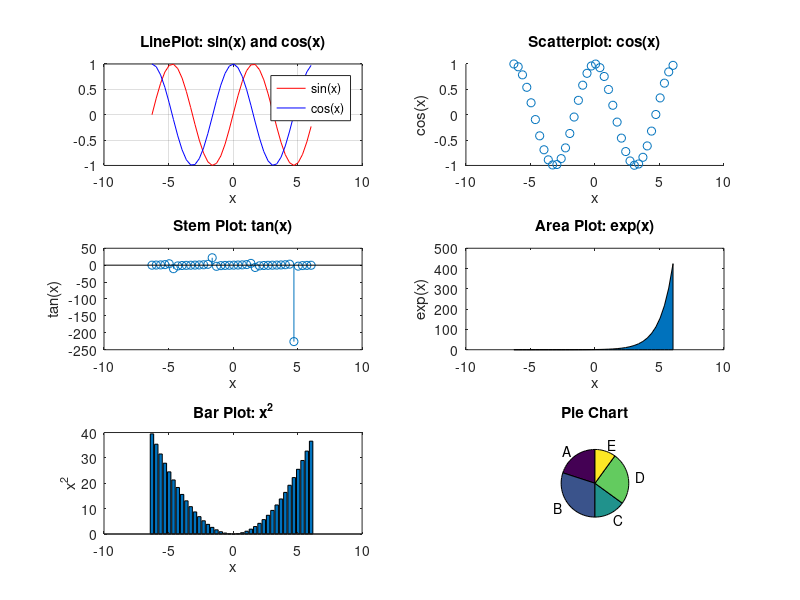
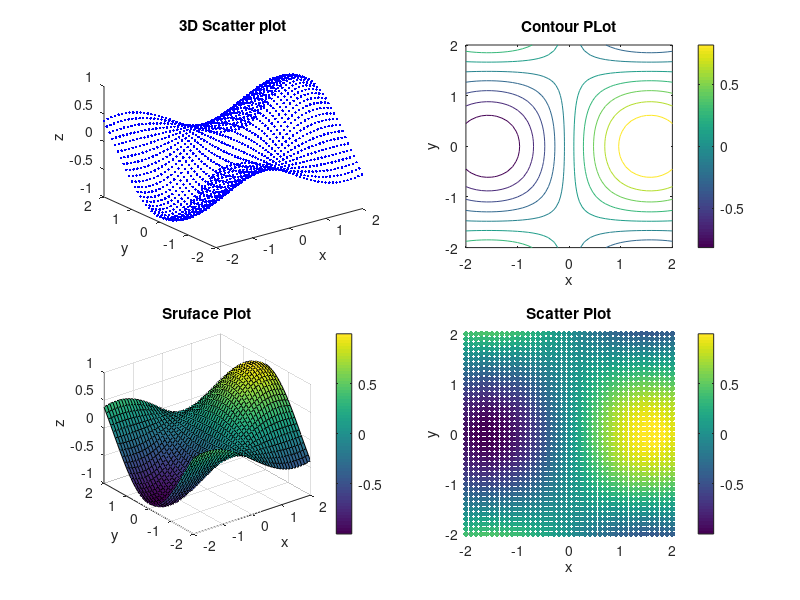

Reproduce these figures in MATLAB, in order. (Note: this script raises an error after producing the figures.)
 % 2d plots
 % 3d plots

%% declare functions and data

x = -2*pi:1/3:2*pi;
y1 = sin(x);
y2 = cos(x);
y3 = tan(x);
y4 = exp(x);
y5 = x.^2;

figure
%% 2D line plot
subplot(3,2,1)
plot(x,y1,'r');
hold on;
plot(x, y2, 'b');
title('LinePlot: sin(x) and cos(x)');
xlabel('x');
legend('sin(x)','cos(x)');
grid on;

%% scatter plot
subplot(3,2,2);
scatter(x,y2);
title('Scatterplot: cos(x)');
xlabel('x');
ylabel('cos(x)');

%% stem plot
subplot(3,2,3);
stem(x,y3);
title('Stem Plot: tan(x)');
xlabel('x');
ylabel('tan(x)');

%%area plot
subplot(3,2,4);
area(x,y4);
title('Area Plot: exp(x)');
xlabel('x');
ylabel('exp(x)');

%%Bar plot
subplot(3,2,5);
bar(x,y5);
title('Bar Plot: x^2');
xlabel('x');
ylabel('x^2');

%% pie chart
subplot(3,2,6);
labels = {'A','B','C','D','E'};
size = [20,30,15,25,10];
pie(size,labels);
title('Pie Chart');


%----------------------------

figure
%%generate sample data
x = -2:0.1:2;
y = -2:0.1:2;
[x,y] = meshgrid(x,y);
z = sin(x).*cos(y);

%%plotting in 3d
subplot(2,2,1);
plot3(x,y,z,'b.');
title('3D Scatter plot');
xlabel('x');
ylabel('y');
zlabel('z');

%contour plot
subplot(2,2,2);
contour(x,y,z);
colorbar;
title('Contour PLot');
xlabel('x');
ylabel('y');

%%surface plot
subplot(2,2,3);
surf(x,y,z);
colorbar;
title('Sruface Plot');
xlabel('x');
ylabel('y');
zlabel('z');

%%scatterplot
subplot(2,2,4);
scatter(x(:),y(:),15,z(:),'filled');
colorbar;
title('Scatter Plot');
xlabel('x');
ylabel('y');
zlabel('z');

sgtitle('Sample Plot Demo for plot3, contour, surf, and scatter');